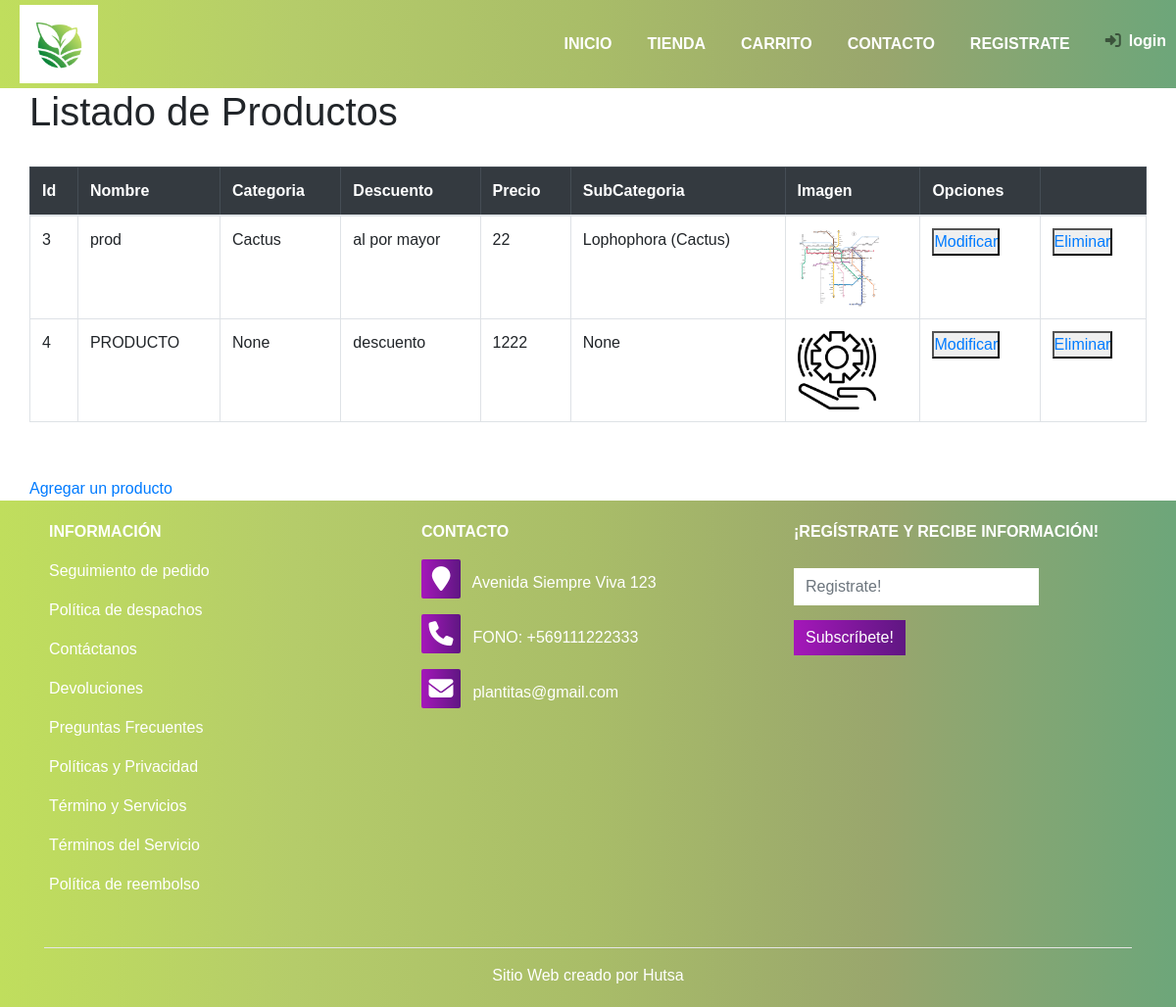
Before: /productosList.html with the older database file.
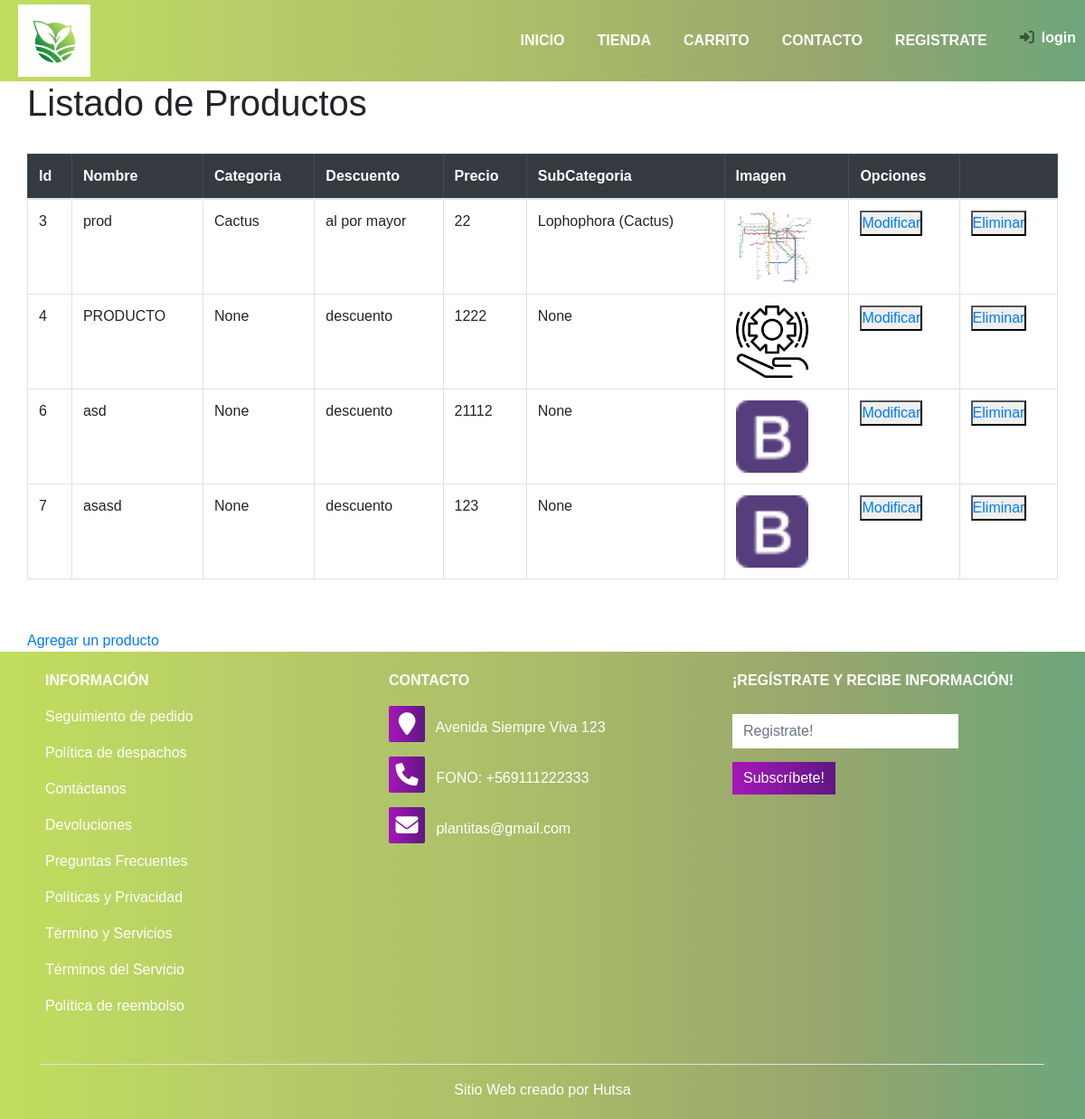
After: the same page with the newer database file.
### venta/models.py (models this page shows, shortened)
class Producto(models.Model):
        nombre_producto         = models.CharField(max_length=50,null=True)
        categoria               = models.ForeignKey(categoria, on_delete=models.CASCADE,null=True)
        descuento               = models.ForeignKey(descuento,default=0, on_delete=models.CASCADE,null=True)
        precio                  = models.IntegerField(default=0, null=True)
        subcategoria            = models.ForeignKey(subcategoria, on_delete=models.CASCADE,null=True)
        imgProducto             = models.ImageField(upload_to="imgproductos", null=True)

class categoria(models.Model):
        NombreCategoria         = models.CharField(max_length=50,null=True)
        def __str__(self):
                return self.NombreCategoria

class descuento(models.Model):
        descuentostr            = models.CharField(max_length=50,null=True)
        descuento               = models.IntegerField(default=0, null=True)
        def __str__(self):
                return self.descuentostr

class subcategoria(models.Model):
        Nombresubcategoria      = models.CharField(max_length=50,null=True)
        categoria               = models.ForeignKey(categoria, on_delete=models.CASCADE,null=True)
        def __str__(self):
                return "{Nombresubcategoria} ({categoria})".format(Nombresubcategoria=self.Nombresubcategoria, categoria=self.categoria.NombreCategoria)

### venta/views.py (the view)
# urls.py: path('productosList.html', views.productosList, name='productosList'),
def productosList(request):
    cart = Carrito(request)
    productos = Producto.objects.all()
    context={
        'productos' : productos
    }
    return render(request, 'venta/productosList.html', context)

### venta/context_processor.py (called while the page is built)
def cart_total_amount(request):
    total = 0
    FprecioC = 0
    if request.user.is_authenticated:
        for key, value in request.session['cart'].items():
            total = total + (float(value['price']) * value['quantity'])
            FprecioC= int(total)
    return {'cart_total_amount': FprecioC}

### venta/templates/venta/productosList.html (shortened to what this page needs)
{%extends 'venta/base.html'%}
{% load static %}
{% block content %}
<body>
    <div class="container">
        <div class="row">
            <h1>Listado de Productos</h1>
        </div>
        <br>
        <div class="row mb-3">
            <table class="table table-bordered" id="usuarios">
                <thead class="table-dark">
                    <tr>
                        <th scope="col">Id</th>
                        <th scope="col">Nombre</th>
                        <th scope="col">Categoria</th>
                        <th scope="col">Descuento</th>
                        <th scope="col">Precio</th>
                        <th scope="col">SubCategoria</th>
                        <th scope="col">Imagen</th>
                        <th scope="col">Opciones</th>
                        <th scope="col"></th>
                    </tr>
                </thead>
                {% for p in productos%}
                <tr>
                    <td>{{p.pk}}</td>
                    <td>{{p.nombre_producto}}</td>
                    <td>{{p.categoria}}</td>
                    <td>{{p.descuento}}</td>
                    <td>{{p.precio}}</td>
                    <td>{{p.subcategoria}}</td>
                    <td><img src="{{p.imgProducto.url}}" alt="" height="80px"></td>
                    <td><button type="button"><a href="{% url 'modificar_producto' pk=p.pk %}">Modificar</a></button></td>
                    <td><button type="button"><a href="{% url 'eliminar_producto' id=p.pk %}">Eliminar</a></button></td>
                </tr>
                {% endfor %}
            </table>
        </div>
        <br>
        <div class="row">
            <a href="{%url 'producto_add' %}">Agregar un producto</a>
        </div>
    </div>
</body>
{%endblock%}

Changed rows visible on the page:
added Producto: pk "6", nombre_producto "asd", categoria "None", descuento "descuento", precio "21112", subcategoria "None", imgProducto (picture)
added Producto: pk "7", nombre_producto "asasd", categoria "None", descuento "descuento", precio "123", subcategoria "None", imgProducto (picture)
